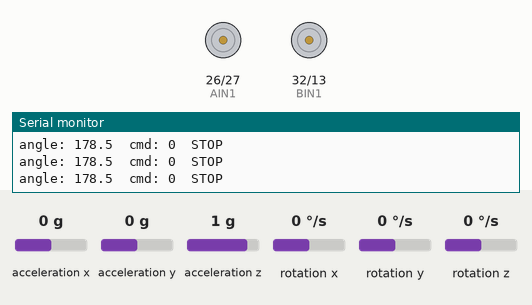
Recording of a program running on a simulated ESP32. On the bench: motor-driver pin pairs drawn as motors (green arrow = first pin HIGH = forward, orange = second pin HIGH = backward, longer = more drive, scaled by the enable pin), the last lines printed to the serial monitor. Wiring (inferred from the names in the program): MPU-9250 motion sensor at I2C address 0x68. The test bench sets the inputs (shaded band); at power-on: acceleration x 0 g, acceleration z 1 g, rotation y 0 °/s, acceleration y 0 g, rotation x 0 °/s, rotation z 0 °/s.

Above: at 4.6 s.
4.7 s: acceleration x set to -0.2 g
At 5.19 s:
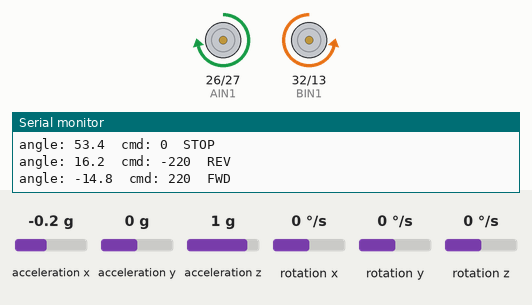
6.7 s: acceleration z set to -0.1 g
9.3 s: acceleration z set to -0.4 g
At 10.9 s:
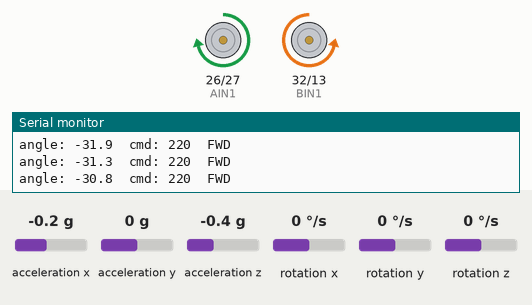
11.2 s: acceleration x set to 0 g
At 13.12 s:
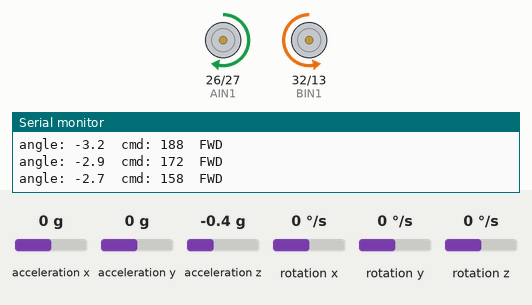
14.2 s: rotation y set to 12 °/s
16.5 s: rotation y set to 0 °/s
At 16.78 s:
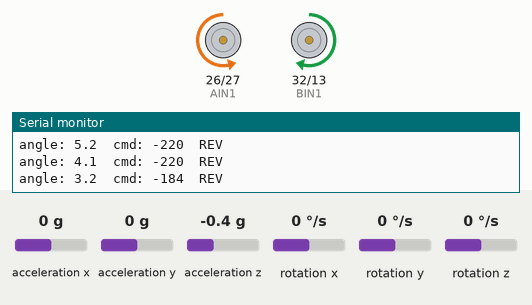
Timing chart, 0 to 20.5 s (numbered marks = the images above; inputs shaded):
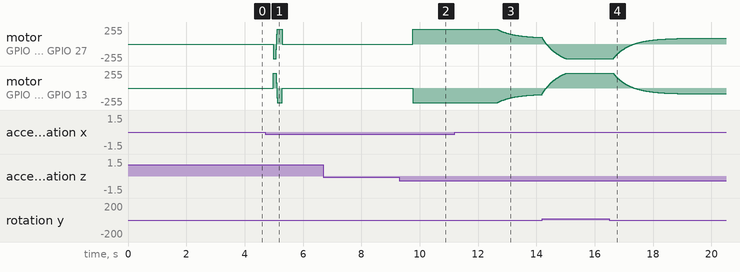

The program:

main.cpp
```cpp
// Tobble - integrated control loop: sense -> think -> act, both motors.
//
//   sense  - fused tilt angle from the MPU6500 (complementary filter)
//   think  - PID turns tilt error into a signed motor command
//   act    - TB6612FNG drives BOTH motors with that command
//
// ORIENTATION: the IMU is mounted vertically on the standing bot. Measured raw
// accel showed forward/back tilt lives on the X-Z plane (ax swings, az ~ -g) and
// the Y gyro axis - NOT the Y-Z / X the flat code assumed. So the angle is
// atan2(ax, -az) and the gyro rate is gy. A small offset (BALANCE_OFFSET) is
// subtracted so upright reads ~0 instead of ~180 (which sat on the atan2
// wraparound and made the angle jump). It balances at the gains below,
// tethered to USB for power; untethered on the battery pack is untested.
//
// IMU: MPU6500 (WHO_AM_I = 0x70), read directly over I2C. Gyro already deg/s
// (raw/131) - no rad/s conversion. atan2 returns radians, so * 180/PI.

#include <Arduino.h>
#include <Wire.h>

// ---------------- IMU (I2C) ----------------
const uint8_t MPU          = 0x68;
const uint8_t PWR_MGMT_1   = 0x6B;
const uint8_t ACCEL_XOUT_H = 0x3B;

// ---------------- Motor driver (TB6612) ----------------
// Channel A (one wheel)
const int PWMA = 25;   // speed (PWM)
const int AIN1 = 26;   // direction
const int AIN2 = 27;   // direction
// Channel B (other wheel)
const int PWMB = 14;   // speed (PWM)
const int BIN1 = 32;   // direction
const int BIN2 = 13;   // direction

// The two motors sit mirrored on the chassis, so the same command can spin them
// opposite ways. If the bot spins in place instead of driving straight, flip
// this to true (or swap one motor's output wires).
const bool MOTOR_B_INVERT = true;   // motors are mirrored on the chassis

// ledc PWM - one channel per motor
const int PWM_CH_A = 0;
const int PWM_CH_B = 1;
const int PWM_FREQ = 1000;   // Hz
const int PWM_RES  = 8;      // bits -> duty 0..255
const int MAX_CMD  = 220;    // command clamp - raised from 180 (2026-08-28): 180
                             // couldn't arrest a ~20 deg lean in time. Wheels are
                             // free-spinning (not stalled) at this level, so it's
                             // safe; only lower it again if a motor starts running hot.

// ---------------- Complementary filter ----------------
const float ALPHA         = 0.98;   // 98% gyro, 2% accel
const float GYRO_SIGN     = 1.0;    // flip to -1.0 if fused angle diverges from accel
const float BALANCE_OFFSET = 1.5;   // deg subtracted so upright reads ~0. Recalibrated
                                    // 2026-08-28 (was 7.0) after rewiring shifted the
                                    // IMU slightly. Nudge to find the
                                    // true balance point during tuning.
float angle    = 0.0;               // fused tilt angle (deg), ~0 at upright
float gyroBias = 0.0;               // resting gyro offset (deg/s)
unsigned long lastTime = 0;

// ---------------- PID ----------------
// Gains - being tuned on hardware. Ki stays 0 until P and D are dialed in.
// 2026-08-28: raised Kp from 25 - small leans barely got a response (25 * 3deg
// = only 75/220 command), so it kept falling until the lean was already large,
// then overcorrected hard. Kp=60 reacts harder to small leans, catching them
// sooner instead of needing a big lean to produce a big command.
float Kp = 60.0, Ki = 0.0, Kd = 0.8;
const float TARGET_ANGLE = 0.0;     // upright (angle is offset so this is 0)
const float MAX_I        = 150.0;   // integral clamp (anti-windup, for when Ki>0)
const float FALL_LIMIT   = 45.0;    // deg past which the bot is "fallen" -> stop
float errorSum  = 0.0;
float lastError = 0.0;

// ---------------- IMU helpers ----------------
void writeReg(uint8_t reg, uint8_t val) {
  Wire.beginTransmission(MPU);
  Wire.write(reg);
  Wire.write(val);
  Wire.endTransmission();
}

// Reads accel-x/z (m/s^2) and gyro-y (deg/s) - the axes that carry the bot's
// forward/back tilt in this mounting.
void readSensor(float &ax, float &az, float &gy) {
  Wire.beginTransmission(MPU);
  Wire.write(ACCEL_XOUT_H);
  Wire.endTransmission(false);
  Wire.requestFrom((int)MPU, 14);

  uint8_t buf[14];
  for (int i = 0; i < 14; i++) buf[i] = Wire.read();

  int16_t rawAx = (buf[0]  << 8) | buf[1];    // accel X
  int16_t rawAz = (buf[4]  << 8) | buf[5];    // accel Z
  int16_t rawGy = (buf[10] << 8) | buf[11];   // gyro Y

  ax = rawAx / 16384.0 * 9.81;   // +-2g  -> 16384 LSB/g
  az = rawAz / 16384.0 * 9.81;
  gy = rawGy / 131.0;            // +-250 dps -> 131 LSB/(deg/s), already deg/s
}

// tilt angle from accel: forward/back lives on the X-Z plane, upright offset
// removed so it reads ~0.
float accelTilt(float ax, float az) {
  return atan2(ax, -az) * 180.0 / PI - BALANCE_OFFSET;
}

// Average many still samples to learn the resting gyro offset.
float calibrateGyroBias(int samples) {
  float sum = 0.0;
  for (int i = 0; i < samples; i++) {
    float ax, az, gy;
    readSensor(ax, az, gy);
    sum += gy;
    delay(3);
  }
  return sum / samples;
}

// ---------------- Motor ----------------
// Drive one channel: sign = direction, magnitude = speed.
void driveChannel(int in1, int in2, int ch, int command) {
  if (command >= 0) {
    digitalWrite(in1, HIGH);
    digitalWrite(in2, LOW);
  } else {
    digitalWrite(in1, LOW);
    digitalWrite(in2, HIGH);
    command = -command;
  }
  ledcWrite(ch, command);
}

// Drive both motors from one command (channel B mirrored if MOTOR_B_INVERT).
void driveMotors(int command) {
  driveChannel(AIN1, AIN2, PWM_CH_A, command);
  driveChannel(BIN1, BIN2, PWM_CH_B, MOTOR_B_INVERT ? -command : command);
}

void setup() {
  Serial.begin(115200);
  delay(1000);

  Wire.begin(21, 22);
  Wire.setClock(100000);
  delay(100);
  writeReg(PWR_MGMT_1, 0x00);   // wake the MPU6500
  delay(100);

  pinMode(AIN1, OUTPUT);  pinMode(AIN2, OUTPUT);
  pinMode(BIN1, OUTPUT);  pinMode(BIN2, OUTPUT);
  ledcSetup(PWM_CH_A, PWM_FREQ, PWM_RES);  ledcAttachPin(PWMA, PWM_CH_A);
  ledcSetup(PWM_CH_B, PWM_FREQ, PWM_RES);  ledcAttachPin(PWMB, PWM_CH_B);
  driveMotors(0);

  Serial.println("Calibrating gyro - keep still...");
  gyroBias = calibrateGyroBias(500);

  float ax, az, gy;                 // seed angle from the accelerometer
  readSensor(ax, az, gy);
  angle = accelTilt(ax, az);

  lastTime = millis();
  Serial.println("Control loop running.");
}

void loop() {
  float ax, az, gy;
  readSensor(ax, az, gy);

  // --- sense: fused tilt angle ---
  float accelAngle = accelTilt(ax, az);            // ~0 upright, +/- for back/forward
  float gyroRate   = GYRO_SIGN * (gy - gyroBias);  // already deg/s

  unsigned long now = millis();
  float dt = (now - lastTime) / 1000.0;
  if (dt <= 0) dt = 0.001;
  lastTime = now;

  angle = ALPHA * (angle + gyroRate * dt) + (1.0 - ALPHA) * accelAngle;

  // --- think: PID ---
  float error = TARGET_ANGLE - angle;
  errorSum += error * dt;
  errorSum = constrain(errorSum, -MAX_I, MAX_I);   // anti-windup
  float dError = (error - lastError) / dt;
  lastError = error;

  float output = Kp * error + Ki * errorSum + Kd * dError;
  output = constrain(output, -MAX_CMD, MAX_CMD);

  // --- act: drive both motors (stop if the bot has toppled) ---
  int command = (int)output;
  if (fabs(angle) > FALL_LIMIT) command = 0;
  driveMotors(command);

  // --- verify over serial (throttled so it's readable while tilting) ---
  static unsigned long lastPrint = 0;
  if (now - lastPrint >= 100) {
    lastPrint = now;
    Serial.print("angle: ");   Serial.print(angle, 1);
    Serial.print("  cmd: ");   Serial.print(command);
    Serial.print("  ");
    Serial.println(command == 0 ? "STOP" : (command > 0 ? "FWD" : "REV"));
  }

  delay(10);
}
```

Measured:
- the behaviour switches between 0 and -0.1 g on acceleration x (found by bisection; images 0 and 1)
- after the input at 4.7 s, motor on GPIO 26 (AIN1) / GPIO 27 (AIN2): stopped → backward 219/255 after 0.27 s, → forward 219/255 0.12 s later, → stopped 0.20 s later; motor on GPIO 32 (BIN1) / GPIO 13 (BIN2): stopped → forward 219/255 after 0.27 s, → backward 219/255 0.12 s later, → stopped 0.20 s later
- after the input at 9.3 s, motor on GPIO 26 (AIN1) / GPIO 27 (AIN2): stopped → forward 219/255 after 0.46 s; motor on GPIO 32 (BIN1) / GPIO 13 (BIN2): stopped → backward 219/255 after 0.46 s
- after the input at 11.2 s, motor on GPIO 26 (AIN1) / GPIO 27 (AIN2): moves from forward 219/255 to forward 99/255 over 1.5 s, starting after 1.5 s; motor on GPIO 32 (BIN1) / GPIO 13 (BIN2): moves from backward 219/255 to backward 99/255 over 1.5 s, starting after 1.5 s
- after the input at 16.5 s, motor on GPIO 26 (AIN1) / GPIO 27 (AIN2): moves from backward 219/255 to forward 89/255 over 3.3 s, starting after 0.13 s; motor on GPIO 32 (BIN1) / GPIO 13 (BIN2): moves from forward 219/255 to backward 89/255 over 3.3 s, starting after 0.13 s
